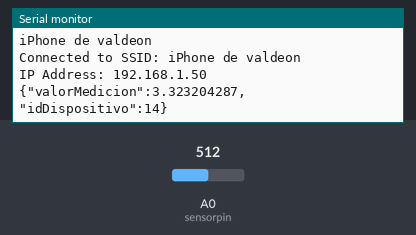
Recording of a sketch running on a simulated Arduino MKR. Shown: the last lines printed to the serial monitor. The test bench sets the inputs (shaded band); at power-on: A0 (sensorpin) = 512. WiFi joins after 1.5 s; servers stay silent unless stated; uploads are accepted with an empty reply.

Above: at 3.7 s.
3.8 s: A0 (sensorpin) set to 0
At 9.5 s:
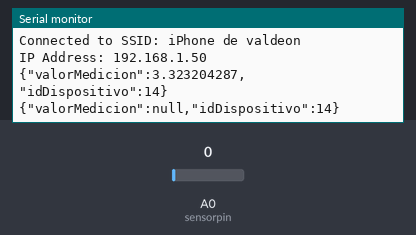
14.4 s: A0 (sensorpin) set to 122
At 19.4 s:
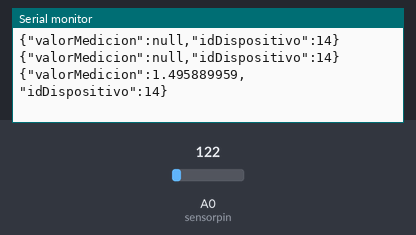

Measured:
- after the input at 3.8 s, the serial monitor: prints a new line after 4.2 s (image 1)
- after the input at 14.4 s, the serial monitor: prints a new line after 4.1 s (image 2)

The sketch:

reto_arduino_equipo3.ino
```cpp
#include <Arduino_JSON.h>
#include <WiFiNINA.h>

char ssid[] = "iPhone de valdeon";
char password[] = "fer30300";
int sensorpin = A0;

int status = WL_IDLE_STATUS;

char server[] = "3b07-148-241-111-162.ngrok.io";

WiFiClient client;

void setup(){
  Serial.begin(9600);

  while (status != WL_CONNECTED) {
    Serial.println("Attempting to connect to Network: ");
    Serial.println(ssid);
    status = WiFi.begin(ssid,password);
    delay (1000);
  }

  Serial.print("Connected to SSID: ");
  Serial.println(WiFi.SSID());
  IPAddress ip = WiFi.localIP();
  IPAddress gateway = WiFi.gatewayIP();
  Serial.print("IP Address: ");
  Serial.println(ip);

}

void loop(){

   int medicion;
   JSONVar data;


   //obtener valor sensor

   medicion = analogRead(sensorpin);

   float voltaje = medicion * (5.0 /1023.0);
   float rs = 1000*( (5-voltaje) / voltaje);
   double co =-0.913*log(rs) + 9.6282;

   int id = 14;

   data["valorMedicion"] = co;
   data["idDispositivo"] = id;

   String dataString = JSON.stringify(data);

   if (client.connect(server, 80)) {
    client.println("POST /mediciones/nuevo HTTP/1.1");
    client.println("Host: 3b07-148-241-111-162.ngrok.io");
    client.println("Content-Type: application/json");
    client.print("Content-Length: ");
    client.println(dataString.length());
    client.println();
    client.print(dataString);
   }

   if (client.connected()) {
    client.stop();
  }

  Serial.println(dataString);

  delay(5000);

}
```
